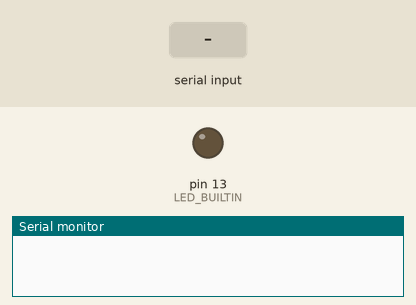
Bench run of a sketch on a simulated Arduino Uno, built with avr-gcc and run on an emulated ATmega328P. On the bench: output pins drawn as LEDs (lit = HIGH), the last lines printed to the serial monitor. Dashed ring = blinking. The inputs (shaded band) are chosen by the test bench.

Above: at 2.2 s.
2.3 s: "s" received over the second serial link
At 2.7 s:
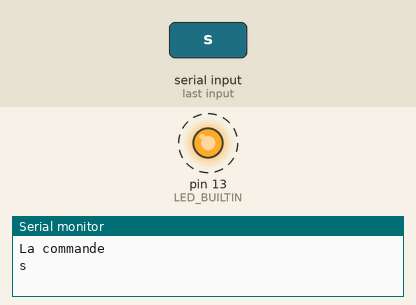
5.3 s: "f" received over the second serial link
At 5.7 s:
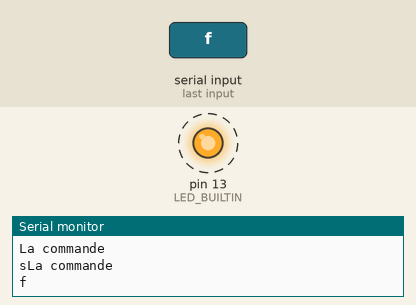
Timing chart, 0 to 10.3 s (numbered marks = the images above; inputs shaded):
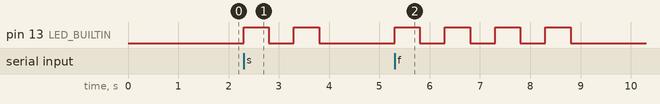

The sketch:

Slave_LED.ino
```cpp
#include <SoftwareSerial.h>
#include <ZumoShield.h>

ZumoMotors motors;
SoftwareSerial BTSerial(10,11);   // RX | TX
int DELAY = 500;

void setup()
{
  pinMode(LED_BUILTIN, OUTPUT);
  Serial.begin(9600);
  BTSerial.begin(9600);
  // This is the serial communication between the PC and the Arduino
  //wait 1s and flush the serial buffer
  delay(1000);
  Serial.flush();
  BTSerial.flush();
  //motors.setSpeeds(0,0);
}

void blink(int nb)
{
  for (int i=0;i<nb;i++){
    digitalWrite(LED_BUILTIN, HIGH);   // turn the LED on (HIGH is the voltage level)
    delay(DELAY);                       // wait for a second
    digitalWrite(LED_BUILTIN, LOW);    // turn the LED off by making the voltage LOW
    delay(DELAY);                       // wait for a second
  }
}

void loop()
{
  if (BTSerial.available()){
    char cmd = BTSerial.read();
    //Serial.println('r');
    Serial.println("La commande");
    Serial.print(cmd);
    if (cmd == 's'){
      blink(2);
      //motors.setSpeeds(200,200);
    }
    if (cmd == 'f'){
      //motors.setSpeeds(400,0);
      blink(4);
    }
  }
  delay(50);

}
```

Measured:
- after the input at 2.3 s, pin 13 (LED_BUILTIN): alternates HIGH for 0.50 s and LOW for 0.50 s, 4 changes in all, then stays LOW, starting at once
- after the input at 5.3 s, pin 13 (LED_BUILTIN): alternates HIGH for 0.50 s and LOW for 0.50 s, 8 changes in all, then stays LOW, starting at once
